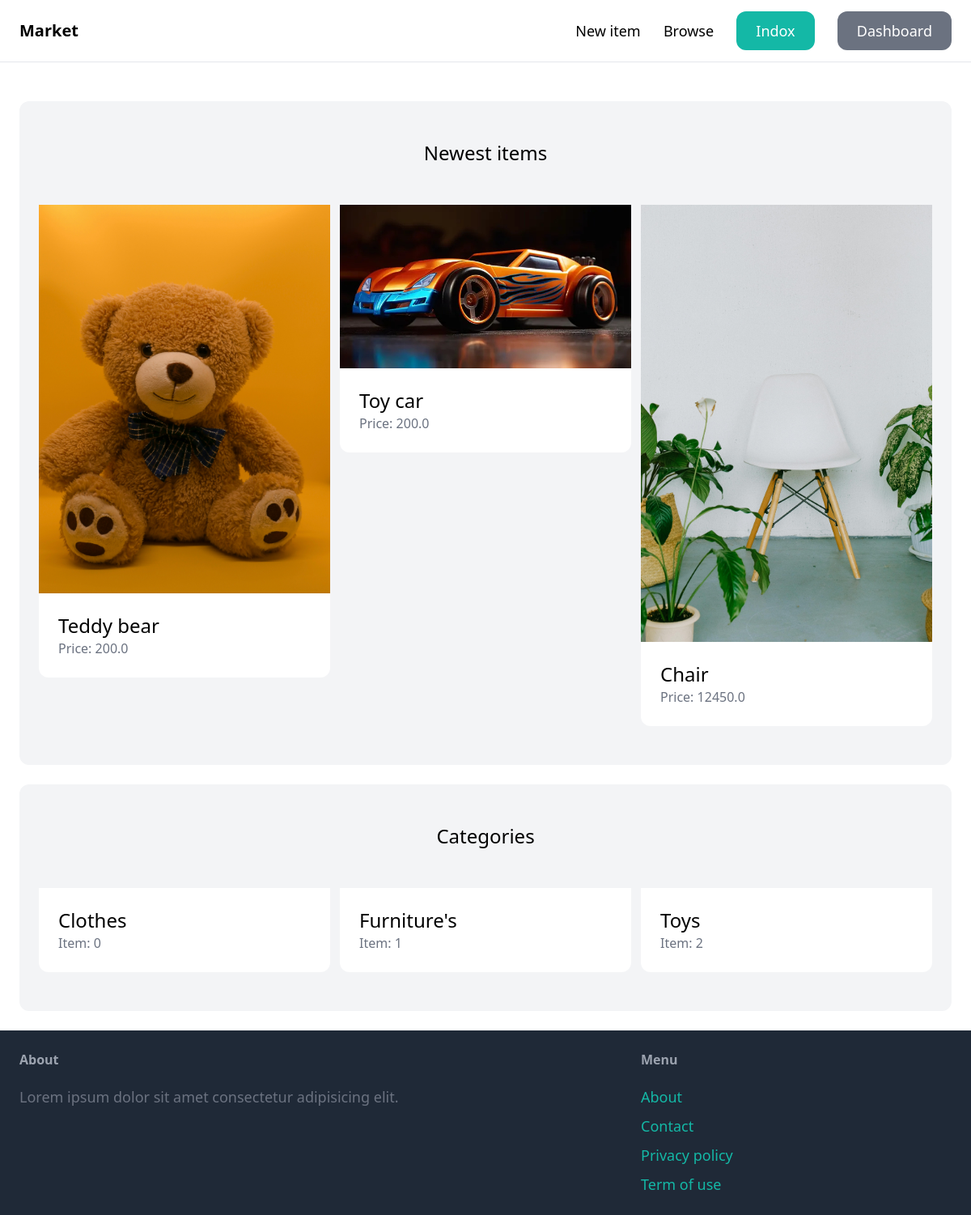
The app's page / (signed in) with its own data.
### items/models.py (models this page shows, shortened)
class Item(models.Model):
    category = models.ForeignKey(Category, related_name='items', on_delete=models.CASCADE)
    name = models.CharField(max_length=255)
    description = models.TextField(blank=True, null=True)
    price = models.FloatField()
    image = models.ImageField(upload_to ='item_images', blank=True, null=True)
    is_sold = models.BooleanField(default = False)
    created_by = models.ForeignKey(User, related_name='items', on_delete=models.CASCADE)
    created_at = models.DateTimeField(auto_now_add=True)

class Category(models.Model):
    name = models.CharField(max_length=255)
    class Meta:
        ordering = ('name',)
        verbose_name_plural='Categories'

### app/views.py (the view)
# urls.py: path('',views.index, name='index'),
def index(request):
    items = Item.objects.filter(is_sold=False)[0:6]
    categoryies = Category.objects.all()
    return render(request, 'app/index.html' ,{
        'categories' : categoryies,
        'items' : items,
    })

### app/templates/app/index.html (shortened to what this page needs)
{% extends 'app/base.html' %}
{% block content%}
<div class="mt-6 px-6 py-12 bg-gray-100 rounded-xl">
    <h2 class="mb-12 text-12 text-2xl text-center">Newest items</h2>
    <div class="grid grid-cols-3 gap-3">
        {% for item in items %}
        <div>
            <a href="{% url 'item:detail' item.id %}">
                <div>
                    <img src="{{ item.image.url }}" class="rounted-t-xl" >
                </div>
                <div class="p-6 bg-white rounded-b-xl">
                    <h2 class="text-2xl">{{ item.name }}</h2>
                    <p class="text-gray-500">Price: {{ item.price }}</p>
                </div>
            </a>
        </div>
        {% endfor %}
    </div>
</div>
<div class="mt-6 px-6 py-12 bg-gray-100 rounded-xl">
    <h2 class="mb-12 text-12 text-2xl text-center">Categories</h2>
    <div class="grid grid-cols-3 gap-3">
        {% for category in categories %}
        <div>
            <a href="#">
                <div class="p-6 bg-white rounded-b-xl">
                    <h2 class="text-2xl">{{ category.name }}</h2>
                    <p class="text-gray-500">Item: {{ category.items.count }}</p>
                </div>
            </a>
        </div>
        {% endfor %}
    </div>
</div>
{% endblock %}

### records on screen
Item: image (picture), name "Teddy bear", price "200.0"
Item: image (picture), name "Toy car", price "200.0"
Item: image (picture), name "Chair", price "12450.0"
Category: name "Clothes", items.count "0"
Category: name "Furniture's", items.count "1"
Category: name "Toys", items.count "2"
